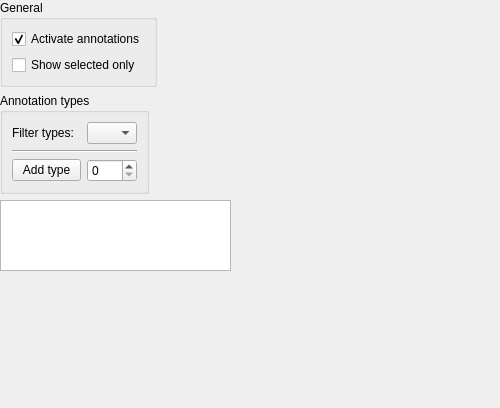
<?xml version="1.0" encoding="UTF-8"?>
<ui version="4.0">
 <class>EventWindowDockWidget</class>
 <widget class="QWidget" name="EventWindowDockWidget">
  <property name="windowModality">
   <enum>Qt::NonModal</enum>
  </property>
  <property name="geometry">
   <rect>
    <x>0</x>
    <y>0</y>
    <width>500</width>
    <height>408</height>
   </rect>
  </property>
  <property name="sizePolicy">
   <sizepolicy hsizetype="Preferred" vsizetype="Preferred">
    <horstretch>0</horstretch>
    <verstretch>0</verstretch>
   </sizepolicy>
  </property>
  <property name="minimumSize">
   <size>
    <width>194</width>
    <height>293</height>
   </size>
  </property>
  <property name="maximumSize">
   <size>
    <width>524287</width>
    <height>524287</height>
   </size>
  </property>
  <property name="windowTitle">
   <string>Event List</string>
  </property>
  <widget class="QWidget" name="dockWidgetContents">
   <property name="geometry">
    <rect>
     <x>0</x>
     <y>0</y>
     <width>231</width>
     <height>271</height>
    </rect>
   </property>
   <layout class="QVBoxLayout" name="verticalLayout">
    <item>
     <layout class="QGridLayout" name="m_gridLayout_Main">
      <property name="topMargin">
       <number>0</number>
      </property>
      <property name="verticalSpacing">
       <number>6</number>
      </property>
      <item row="1" column="0">
       <widget class="QGroupBox" name="groupBox_2">
        <property name="sizePolicy">
         <sizepolicy hsizetype="Fixed" vsizetype="Fixed">
          <horstretch>0</horstretch>
          <verstretch>0</verstretch>
         </sizepolicy>
        </property>
        <property name="title">
         <string>Annotation types</string>
        </property>
        <layout class="QVBoxLayout" name="verticalLayout_2">
         <item>
          <layout class="QGridLayout" name="gridLayout_3">
           <item row="2" column="0" rowspan="2">
            <widget class="QPushButton" name="m_pushButton_addEventType">
             <property name="sizePolicy">
              <sizepolicy hsizetype="Fixed" vsizetype="Fixed">
               <horstretch>0</horstretch>
               <verstretch>0</verstretch>
              </sizepolicy>
             </property>
             <property name="minimumSize">
              <size>
               <width>69</width>
               <height>0</height>
              </size>
             </property>
             <property name="maximumSize">
              <size>
               <width>69</width>
               <height>16777215</height>
              </size>
             </property>
             <property name="text">
              <string>Add type</string>
             </property>
            </widget>
           </item>
           <item row="0" column="0">
            <widget class="QLabel" name="m_label_filterEvents">
             <property name="sizePolicy">
              <sizepolicy hsizetype="Fixed" vsizetype="Fixed">
               <horstretch>0</horstretch>
               <verstretch>0</verstretch>
              </sizepolicy>
             </property>
             <property name="text">
              <string>Filter types:</string>
             </property>
            </widget>
           </item>
           <item row="0" column="1">
            <widget class="QComboBox" name="m_comboBox_filterTypes">
             <property name="sizePolicy">
              <sizepolicy hsizetype="Fixed" vsizetype="Fixed">
               <horstretch>0</horstretch>
               <verstretch>50</verstretch>
              </sizepolicy>
             </property>
             <property name="minimumSize">
              <size>
               <width>50</width>
               <height>0</height>
              </size>
             </property>
             <property name="maximumSize">
              <size>
               <width>50</width>
               <height>16777215</height>
              </size>
             </property>
             <property name="maxCount">
              <number>100</number>
             </property>
             <property name="sizeAdjustPolicy">
              <enum>QComboBox::AdjustToContents</enum>
             </property>
            </widget>
           </item>
           <item row="2" column="1" rowspan="2">
            <widget class="QSpinBox" name="m_spinBox_addEventType">
             <property name="sizePolicy">
              <sizepolicy hsizetype="Fixed" vsizetype="Fixed">
               <horstretch>0</horstretch>
               <verstretch>0</verstretch>
              </sizepolicy>
             </property>
             <property name="minimumSize">
              <size>
               <width>50</width>
               <height>0</height>
              </size>
             </property>
             <property name="maximumSize">
              <size>
               <width>50</width>
               <height>16777215</height>
              </size>
             </property>
             <property name="maximum">
              <number>99999</number>
             </property>
            </widget>
           </item>
           <item row="1" column="0" colspan="2">
            <widget class="Line" name="line">
             <property name="orientation">
              <enum>Qt::Horizontal</enum>
             </property>
            </widget>
           </item>
          </layout>
         </item>
        </layout>
       </widget>
      </item>
      <item row="0" column="0">
       <widget class="QGroupBox" name="groupBox">
        <property name="sizePolicy">
         <sizepolicy hsizetype="Fixed" vsizetype="Fixed">
          <horstretch>0</horstretch>
          <verstretch>0</verstretch>
         </sizepolicy>
        </property>
        <property name="title">
         <string>General</string>
        </property>
        <layout class="QGridLayout" name="gridLayout">
         <item row="0" column="1">
          <layout class="QGridLayout" name="gridLayout_2">
           <item row="1" column="1" colspan="2">
            <widget class="QCheckBox" name="m_checkBox_showSelectedEventsOnly">
             <property name="sizePolicy">
              <sizepolicy hsizetype="Preferred" vsizetype="Fixed">
               <horstretch>0</horstretch>
               <verstretch>0</verstretch>
              </sizepolicy>
             </property>
             <property name="text">
              <string>Show selected only</string>
             </property>
            </widget>
           </item>
           <item row="0" column="1" colspan="2">
            <widget class="QCheckBox" name="m_checkBox_activateEvents">
             <property name="sizePolicy">
              <sizepolicy hsizetype="Preferred" vsizetype="Fixed">
               <horstretch>0</horstretch>
               <verstretch>0</verstretch>
              </sizepolicy>
             </property>
             <property name="text">
              <string>Activate annotations</string>
             </property>
             <property name="checked">
              <bool>true</bool>
             </property>
            </widget>
           </item>
          </layout>
         </item>
        </layout>
       </widget>
      </item>
      <item row="1" column="1">
       <spacer name="horizontalSpacer">
        <property name="orientation">
         <enum>Qt::Horizontal</enum>
        </property>
        <property name="sizeHint" stdset="0">
         <size>
          <width>20</width>
          <height>20</height>
         </size>
        </property>
       </spacer>
      </item>
      <item row="2" column="0" rowspan="3" colspan="2">
       <widget class="QTableView" name="m_tableView_eventTableView">
        <property name="enabled">
         <bool>true</bool>
        </property>
        <property name="sizePolicy">
         <sizepolicy hsizetype="Preferred" vsizetype="Preferred">
          <horstretch>0</horstretch>
          <verstretch>0</verstretch>
         </sizepolicy>
        </property>
        <property name="minimumSize">
         <size>
          <width>0</width>
          <height>0</height>
         </size>
        </property>
        <property name="maximumSize">
         <size>
          <width>16777215</width>
          <height>16777215</height>
         </size>
        </property>
        <property name="baseSize">
         <size>
          <width>0</width>
          <height>0</height>
         </size>
        </property>
        <property name="sizeAdjustPolicy">
         <enum>QAbstractScrollArea::AdjustToContentsOnFirstShow</enum>
        </property>
        <property name="editTriggers">
         <set>QAbstractItemView::AnyKeyPressed|QAbstractItemView::CurrentChanged|QAbstractItemView::DoubleClicked|QAbstractItemView::EditKeyPressed</set>
        </property>
        <property name="showDropIndicator" stdset="0">
         <bool>false</bool>
        </property>
        <property name="dragDropOverwriteMode">
         <bool>false</bool>
        </property>
        <property name="selectionMode">
         <enum>QAbstractItemView::SingleSelection</enum>
        </property>
        <property name="selectionBehavior">
         <enum>QAbstractItemView::SelectItems</enum>
        </property>
        <property name="textElideMode">
         <enum>Qt::ElideMiddle</enum>
        </property>
        <property name="sortingEnabled">
         <bool>false</bool>
        </property>
       </widget>
      </item>
     </layout>
    </item>
   </layout>
  </widget>
 </widget>
 <tabstops>
  <tabstop>m_checkBox_activateEvents</tabstop>
  <tabstop>m_checkBox_showSelectedEventsOnly</tabstop>
  <tabstop>m_comboBox_filterTypes</tabstop>
  <tabstop>m_pushButton_addEventType</tabstop>
  <tabstop>m_spinBox_addEventType</tabstop>
  <tabstop>m_tableView_eventTableView</tabstop>
 </tabstops>
 <resources/>
 <connections/>
</ui>
